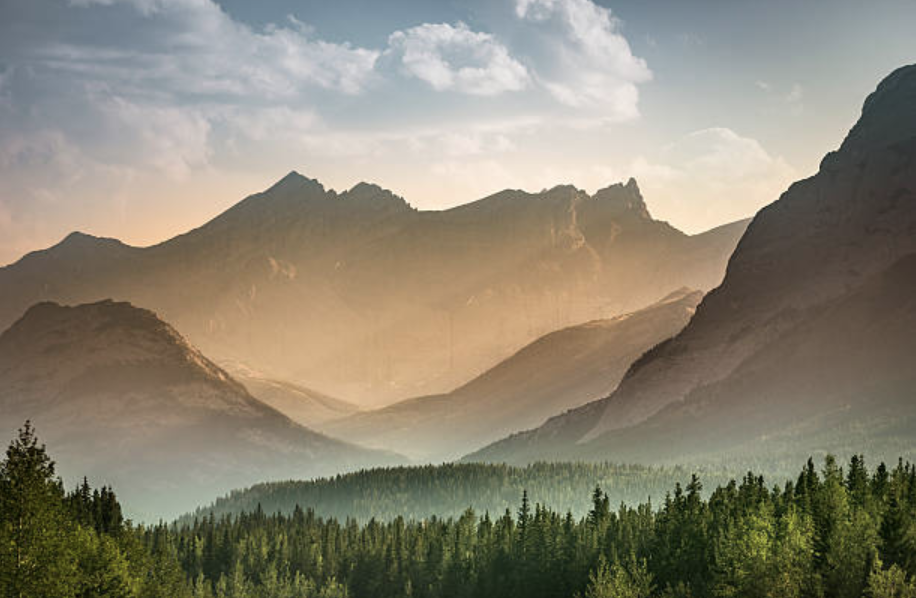
#> input picture Deteksi Kontur Original.png, 916 x 598 px
$ jupyter execute 'Program Python & Analisis.ipynb'
#> lines starting #> are read from the running program, lines starting #| are printed output that depends on the picture; after the words box and inside, x2 and y2 are one past the last pixel; in counts of white or black regions, pixels touching at a corner belong together
1. Ekstraksi Garis dengan Hough Transform

[cell 1]
import cv2
import numpy as np
import matplotlib.pyplot as plt
from google.colab import files

# Unggah gambar
uploaded = files.upload()
#> the answer given: Deteksi Kontur Original.png

# Periksa apakah file berhasil diunggah
if not uploaded:
    print("Error: Tidak ada file yang diunggah.")
else:
    # Ambil nama file pertama yang diunggah
    file_name = list(uploaded.keys())[0]

    # Baca gambar
    image = cv2.imread(file_name)
#> image is the input picture: shape (598, 916, 3); mean B, G, R 115.7, 132.4, 138.6

    if image is None:
        print("Error: Gambar tidak berhasil dimuat.")
    else:
        # Ubah gambar menjadi grayscale
        image_gray = cv2.cvtColor(image, cv2.COLOR_BGR2GRAY)

        # Deteksi tepi menggunakan Canny Edge Detection
        edges = cv2.Canny(image_gray, 50, 150, apertureSize=3)
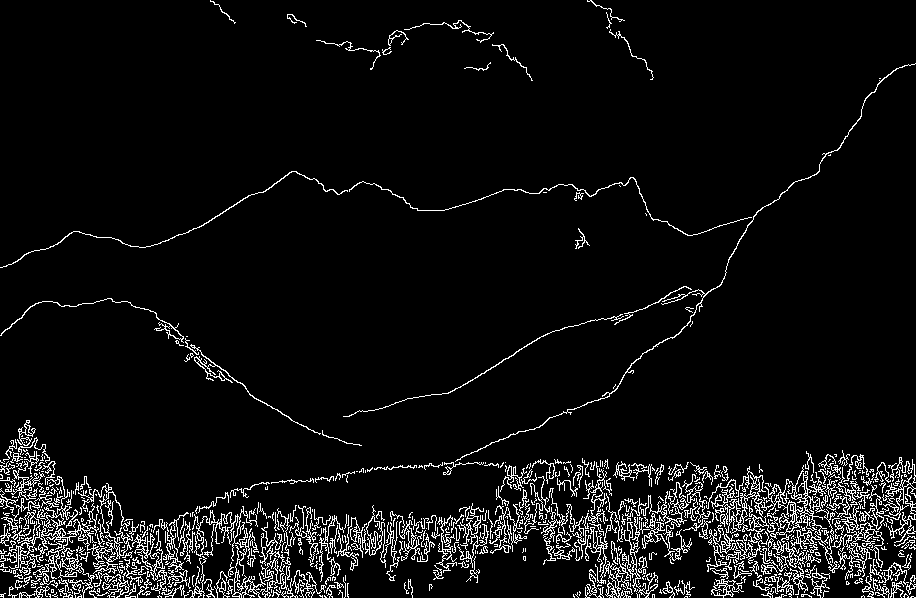
#> edges: shape (598, 916); 6.1% white in thin lines or dots

        # Penerapan Hough Transform untuk mendeteksi garis
        lines = cv2.HoughLines(edges, 1, np.pi / 180, 200)
#> lines = 167 rows, first 8: [569, 1.48], [537, 1.57], [548, 1.52], [550, 1.54], [573, 1.47], [558, 1.5], [557, 1.52], [571, 1.48]

        if lines is not None:
            # Gambar garis pada gambar asli
            for rho, theta in lines[:, 0]:
                a = np.cos(theta)
                b = np.sin(theta)
                x0 = a * rho
                y0 = b * rho
                x1 = int(x0 + 1000 * (-b))
                y1 = int(y0 + 1000 * (a))
                x2 = int(x0 - 1000 * (-b))
                y2 = int(y0 - 1000 * (a))
                cv2.line(image, (x1, y1), (x2, y2), (0, 0, 255), 2)
#> this loop made 167 passes
#> (rho, theta, a, b, x0, y0, x1, y1) on passes 1 to 3: (569, 1.48, 0.0872, 0.996, 49.59, 566.8, -946, 653), (537, 1.57, -4.37e-08, 1, -2.35e-05, 537, -1000, 536), (548, 1.52, 0.0523, 0.999, 28.68, 547.2, -969, 599)
#> image: shape (598, 916, 3); 17.87% of pixels changed, all inside (x1, y1, x2, y2) = (0, 425, 916, 598)

            # Tampilkan hasil
            plt.imshow(cv2.cvtColor(image, cv2.COLOR_BGR2RGB))
            plt.title('Hough Transform - Garis')
            plt.axis('off')
            plt.show()
        else:
            print("Tidak ada garis yang terdeteksi.")

**Analisis**:
Program ini mengunggah gambar, mengonversinya menjadi grayscale, dan mengurangi kebisingan menggunakan Gaussian Blur. Selanjutnya, deteksi tepi menggunakan metode Canny diterapkan untuk mendeteksi tepi-tepi pada gambar. Setelah itu, Transformasi Hough digunakan untuk mendeteksi garis berdasarkan tepi-tepi yang telah ditemukan. Jika garis-garis terdeteksi, gambar yang telah diproses dengan garis-garis tersebut akan ditampilkan, memungkinkan analisis lebih lanjut tentang struktur atau fitur dalam gambar.

2. Template Matching untuk Deteksi Objek

[cell 2]
import cv2 as cv
import numpy as np
from matplotlib import pyplot as plt
from google.colab import files

# Unggah gambar utama
print("Unggah gambar utama (misalnya, ronaldo.jpg):")
uploaded_main = files.upload()
#> the answer given: Deteksi Kontur hasil.png

# Periksa apakah file utama berhasil diunggah
if not uploaded_main:
    print("Error: Tidak ada file gambar utama yang diunggah.")
else:
    main_file_name = list(uploaded_main.keys())[0]
    img = cv.imread(main_file_name, cv.IMREAD_GRAYSCALE)
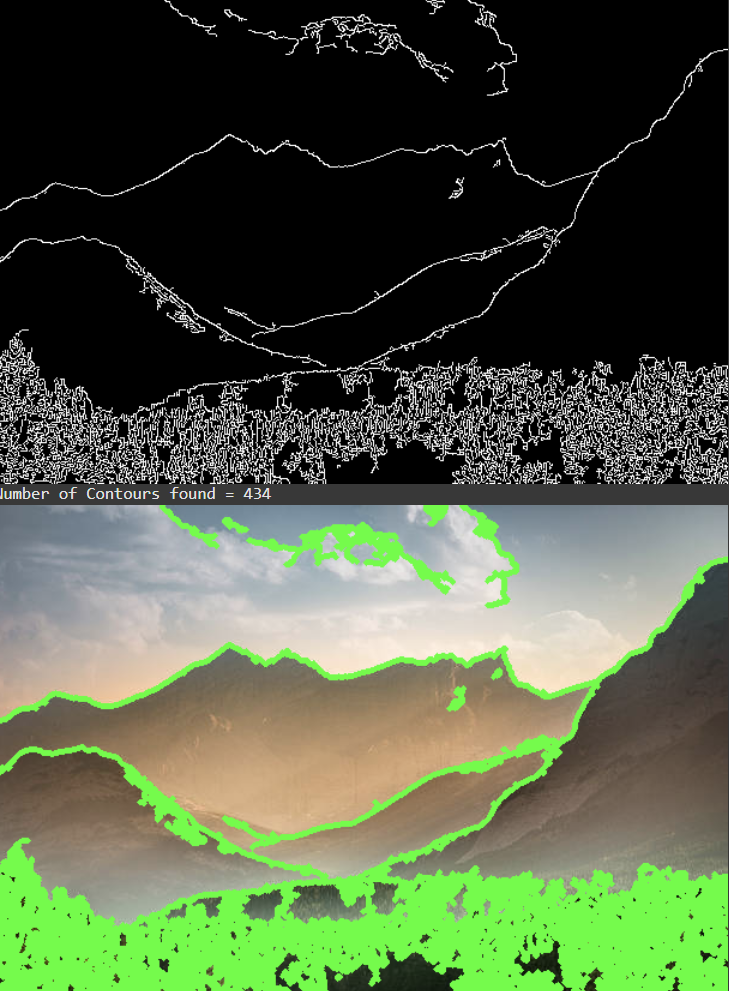
#> input picture Deteksi Kontur hasil.png, 729 x 991 px
#> img: shape (991, 729); min 0, max 255, mean 90.3
    assert img is not None, "Gambar utama tidak dapat dimuat."

    # Unggah template
    print("Unggah gambar template (misalnya, template.jpg):")
    uploaded_template = files.upload()
#> the answer given: Deteksi Kontur hasil.png

    if not uploaded_template:
        print("Error: Tidak ada file template yang diunggah.")
    else:
        template_file_name = list(uploaded_template.keys())[0]
        template = cv.imread(template_file_name, cv.IMREAD_GRAYSCALE)
        assert template is not None, "Gambar template tidak dapat dimuat."

        img2 = img.copy()
        w, h = template.shape[::-1]
#> w = 729; h = 991

        # Semua metode untuk perbandingan
        methods = ['TM_CCOEFF', 'TM_CCOEFF_NORMED', 'TM_CCORR',
                    'TM_CCORR_NORMED', 'TM_SQDIFF', 'TM_SQDIFF_NORMED']

        for meth in methods:
            img = img2.copy()
            method = getattr(cv, meth)

            # Terapkan pencocokan template
            res = cv.matchTemplate(img, template, method)
            min_val, max_val, min_loc, max_loc = cv.minMaxLoc(res)

            # Jika metode adalah TM_SQDIFF atau TM_SQDIFF_NORMED, ambil nilai minimum
            if method in [cv.TM_SQDIFF, cv.TM_SQDIFF_NORMED]:
                top_left = min_loc
            else:
                top_left = max_loc
            bottom_right = (top_left[0] + w, top_left[1] + h)

            cv.rectangle(img, top_left, bottom_right, 255, 2)

            plt.subplot(121), plt.imshow(res, cmap='gray')
            plt.title('Hasil Pencocokan'), plt.xticks([]), plt.yticks([])
            plt.subplot(122), plt.imshow(img, cmap='gray')
            plt.title('Titik Terdeteksi'), plt.xticks([]), plt.yticks([])
            plt.suptitle(meth)
            plt.show()
#> this loop made 6 passes
#> (res, min_val, max_val) on passes 2, 4, 5, 6: ([1], 1, 1), ([1], 1, 1), ([0], 0, 0), ([0], 0, 0)
#> max_val on passes 1, 3: 5.35e+09, 1.12e+10
#> pass 1, `plt.show()`:
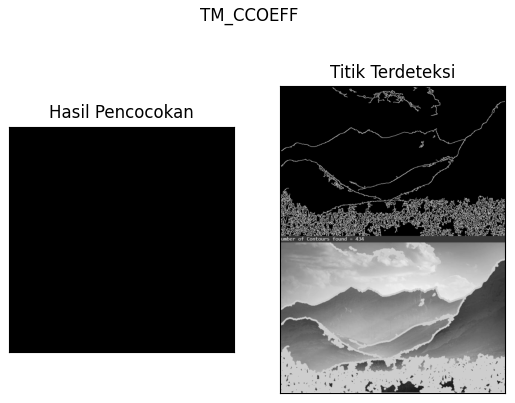
#> figure drawn by matplotlib, 2 panels

**Analisis:**
Program ini digunakan untuk mencocokkan gambar utama dengan template yang diunggah menggunakan metode pencocokan template. Gambar utama dan template dibaca dalam format grayscale untuk mempermudah proses perbandingan. Beberapa metode pencocokan seperti TM_CCOEFF, TM_CCORR, dan TM_SQDIFF digunakan untuk menghasilkan lokasi pencocokan terbaik dalam gambar utama. Setiap pencocokan divisualisasikan dengan menggambar persegi panjang di sekitar area yang terdeteksi dan menunjukkan hasil pencocokan pada dua subplot. Hasil ini berguna untuk mengetahui posisi template dalam gambar utama, baik berdasarkan nilai maksimum atau minimum dari metode yang digunakan.

3. Pembuatan Pyramid Gambar

[cell 3]
import cv2
import matplotlib.pyplot as plt
from google.colab import files

def main():
    print("""
    Image Pyramid Demo
    ------------------
    Please upload an image to visualize its pyramid.
    """)

    # Upload the image
    uploaded = files.upload()
#> the answer given: Deteksi Kontur hasil.png
    filename = list(uploaded.keys())[0]

    # Load the image
    img = cv2.imread(filename)
#> img is the input picture: shape (991, 729, 3); mean B, G, R 69, 95.3, 82.1

    if img is None:
        print("Error: Could not open the image. Please upload a valid image file.")
        return

    layer = img.copy()

    for i in range(4):
        plt.subplot(2, 2, i + 1)

        # Using pyrDown() function
        layer = cv2.pyrDown(layer)

        # Convert BGR to RGB for correct color display
        plt.imshow(cv2.cvtColor(layer, cv2.COLOR_BGR2RGB))
        plt.title(f"Layer {i+1}")
        plt.axis("off")

    plt.show()

if __name__ == "__main__":
    main()

**Analisis:**
Program ini mendemonstrasikan pembuatan pyramid gambar menggunakan OpenCV dan matplotlib. Setelah gambar diunggah melalui Google Colab, gambar tersebut dimuat dan kemudian diproses dengan metode pyrDown untuk menghasilkan lapisan pyramid sebanyak empat kali. Setiap lapisan memiliki resolusi lebih rendah dari lapisan sebelumnya, yang memungkinkan pengguna untuk melihat bagaimana gambar berubah dalam skala. Matplotlib digunakan untuk menampilkan setiap lapisan sebagai subplot, dengan konversi dari format BGR ke RGB untuk tampilan yang benar. Meskipun program ini sederhana dan mudah digunakan, ia hanya menunjukkan hingga empat lapisan pyramid, dan tidak melakukan pengecekan kesalahan untuk gambar yang tidak valid.

4. Deteksi Lingkaran menggunakan hough transform

[cell 4]
import sys
import cv2 as cv
import numpy as np
from google.colab import files
from google.colab.patches import cv2_imshow  # Import this for displaying images

def main():

    default_file = 'smarties.png'

    # Unggah file gambar ke Google Colab
    uploaded = files.upload()
#> the answer given: Deteksi Kontur hasil.png

    # Ambil nama file yang diunggah
    filename = list(uploaded.keys())[0] if len(uploaded) > 0 else default_file

    # Load image
    src = cv.imread(filename, cv.IMREAD_COLOR)

    # Check if image is loaded fine
    if src is None:
        print('Error opening image!')
        print('Usage: hough_circle.py [image_name -- default ' + default_file + '] \n')
        return -1

    # Convert image to grayscale
    gray = cv.cvtColor(src, cv.COLOR_BGR2GRAY)

    # Apply median blur
    gray = cv.medianBlur(gray, 5)
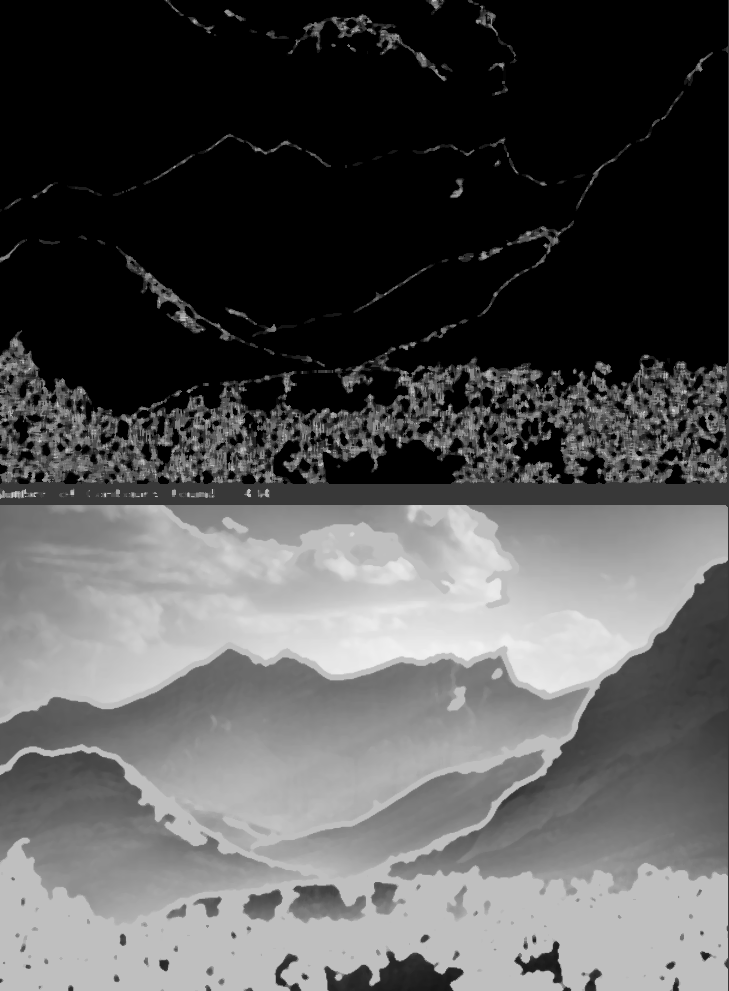
#> gray: shape (991, 729); min 0, max 241, mean 85.7

    # Get image dimensions
    rows = gray.shape[0]
#> rows = 991

    # Perform Hough Circle Transform
    circles = cv.HoughCircles(gray, cv.HOUGH_GRADIENT, 1, rows / 8,
                               param1=100, param2=30,
                               minRadius=1, maxRadius=30)
#> circles = [[296.5, 438.5, 29.4], [443.5, 395.5, 26.1], [649.5, 437.5, 21.7], [115.5, 447.5, 17.2]]

    # Check if circles are found
    if circles is not None:
        circles = np.uint16(np.around(circles))
#> circles = [[296, 438, 29], [444, 396, 26], [650, 438, 22], [116, 448, 17]]
        for i in circles[0, :]:
            center = (i[0], i[1])
            # Draw circle center
            cv.circle(src, center, 1, (0, 100, 100), 3)
            # Draw circle outline
            radius = i[2]
            cv.circle(src, center, radius, (255, 0, 255), 3)
#> this loop made 4 passes
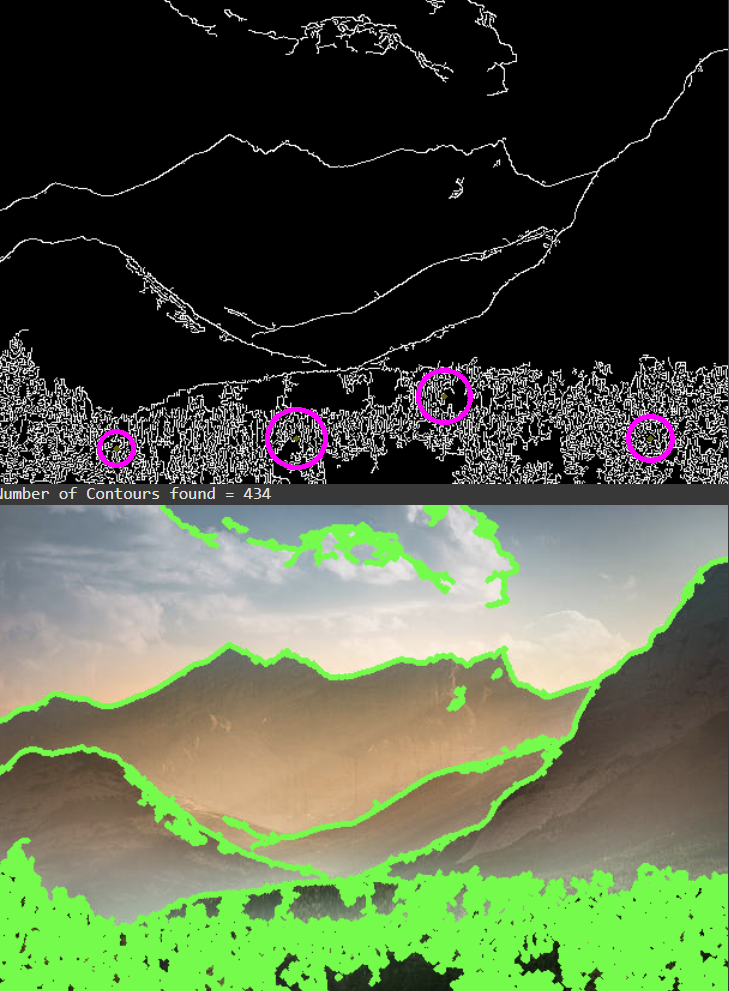
#> src: shape (991, 729, 3); 0.42% of pixels changed, all inside (x1, y1, x2, y2) = (97, 368, 675, 470)

    # Show the result using cv2_imshow()
    cv2_imshow(src)
    cv.waitKey(0)

if __name__ == "__main__":
    main()

**Analisis:**
Program ini digunakan untuk mendeteksi lingkaran dalam gambar menggunakan Transformasi Hough dengan OpenCV di Google Colab. Setelah gambar diunggah, program akan memuat gambar tersebut dan mengonversinya menjadi grayscale untuk mempermudah deteksi lingkaran. Proses median blur diterapkan untuk mengurangi noise pada gambar. Selanjutnya, cv.HoughCircles() digunakan untuk mendeteksi lingkaran dalam gambar, di mana parameter-parameter seperti param1, param2, dan rentang radius lingkaran ditentukan untuk hasil deteksi yang optimal. Jika lingkaran terdeteksi, program akan menampilkan gambar asli dengan lingkaran-lingkaran yang telah ditemukan, memberikan visualisasi hasil deteksi yang jelas.

5. Ekstraksi warna dominan pada gambar

[cell 5]
from sklearn.cluster import KMeans
import numpy as np
import matplotlib.pyplot as plt
from google.colab import files

# Fungsi untuk mengunggah dan memproses gambar
def main():
    # Unggah file gambar ke Google Colab
    uploaded = files.upload()
#> the answer given: Deteksi Kontur hasil.png

    # Ambil nama file yang diunggah
    filename = list(uploaded.keys())[0]

    # Import the matplotlib image reader
    import matplotlib.image as mpimg

    # Load the image using mpimg.imread()
    image = mpimg.imread(filename)
#> image: shape (991, 729, 4) float32

    # Tampilkan gambar asli
    plt.figure(figsize=(6, 6))
    plt.imshow(image)
    plt.title("Original Image")
    plt.axis('off')
    plt.show()

    # Get the dimensions (width, height, and depth) of the image
    w, h, d = tuple(image.shape)
#> w = 991; h = 729; d = 4

    # Reshape the image into a 2D array, where each row represents a pixel
    pixel = np.reshape(image, (w * h, d))

    # Set the desired number of colors for the image
    n_colors = 18

    # Create a KMeans model with the specified number of clusters and fit it to the pixels
    model = KMeans(n_clusters=n_colors, random_state=42).fit(pixel)

    # Get the cluster centers (representing colors) from the model
    colour_palette = np.uint8(model.cluster_centers_)
#> colour_palette = 18 rows, first 6: [0, 0, 0, 1], [0, 0, 0, 1], [0, 0, 0, 1], [0, 0, 0, 1], [0, 0, 0, 1], [0, 0, 0, 1]

    # Tampilkan palet warna sebagai gambar
    plt.figure(figsize=(6, 6))
    plt.imshow([colour_palette])
    plt.title(f"Color Palette with {n_colors} Colors")
    plt.axis('off')
    plt.show()

if __name__ == "__main__":
    main()

**Analisis:**
Program ini menggunakan algoritma K-Means dari scikit-learn untuk melakukan segmentasi warna pada gambar yang diunggah ke Google Colab. Setelah gambar dimuat, gambar asli ditampilkan untuk memberikan konteks visual. Gambar kemudian diubah menjadi array 2D yang mewakili piksel dalam format RGB. Selanjutnya, K-Means diterapkan untuk menentukan cluster warna dengan sejumlah cluster yang telah ditentukan, menghasilkan palet warna yang menunjukkan warna-warna dominan dalam gambar. Hasil akhirnya adalah visualisasi dari palet warna yang mewakili warna-warna utama yang ditemukan dalam gambar.

6. Deteksi Kontur pada Gambar

[cell 6]
import cv2
import numpy as np
from google.colab import files, patches

# Fungsi untuk mengunggah dan memproses gambar
def main():
    # Unggah file gambar ke Google Colab
    uploaded = files.upload()
#> the answer given: Deteksi Kontur hasil.png

    # Ambil nama file yang diunggah
    filename = list(uploaded.keys())[0]

    # Load the image using cv2.imread()
    image = cv2.imread(filename)

    # Tampilkan gambar yang diunggah
    patches.cv2_imshow(image)
    cv2.waitKey(0)

    # Grayscale
    gray = cv2.cvtColor(image, cv2.COLOR_BGR2GRAY)

    # Tampilkan gambar dalam skala abu-abu
    patches.cv2_imshow(gray)
    cv2.waitKey(0)

    # Find Canny edges
    edged = cv2.Canny(gray, 30, 200)
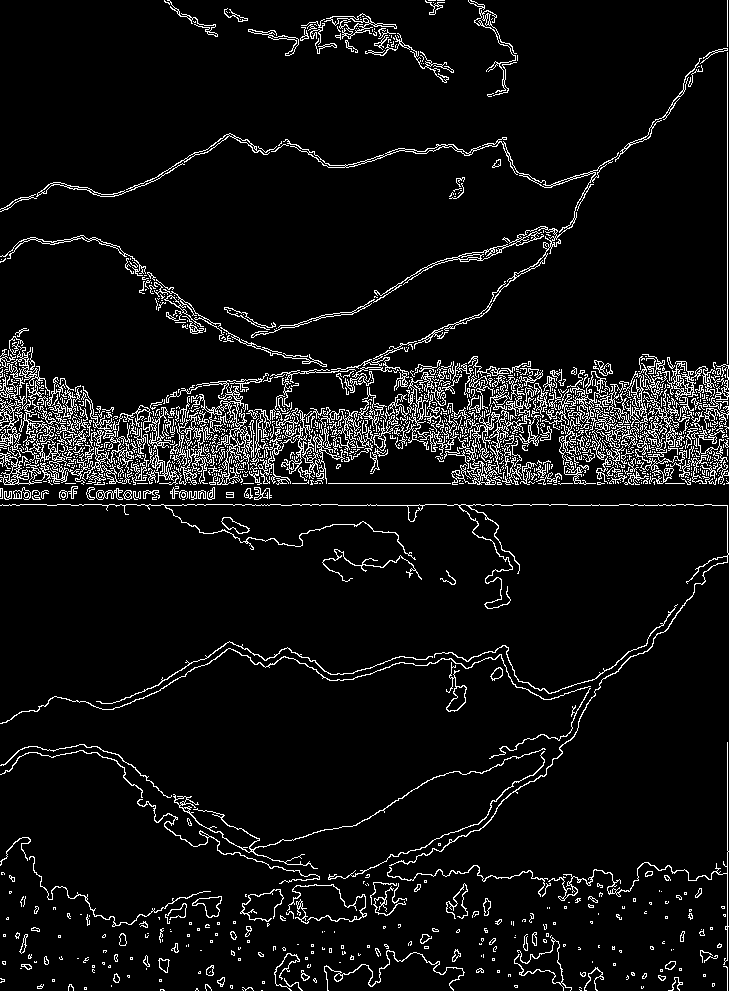
#> edged: shape (991, 729); 6.8% white in thin lines or dots

    # Tampilkan Canny edges
    patches.cv2_imshow(edged)
    cv2.waitKey(0)

    # Finding Contours
    contours, hierarchy = cv2.findContours(edged, cv2.RETR_EXTERNAL, cv2.CHAIN_APPROX_NONE)
#> contours = 1460 contours, 1294 with area under 20; largest, box (x1, y1, x2, y2) and area: (251, 137, 619, 349) 1852, (281, 410, 345, 484) 618, (82, 386, 179, 485) 608, (0, 504, 729, 866) 600, (191, 373, 269, 485) 588

    print("Number of Contours found = " + str(len(contours)))
#| Number of Contours found = 1460

    # Draw all contours on the original image
    cv2.drawContours(image, contours, -1, (0, 255, 0), 3)
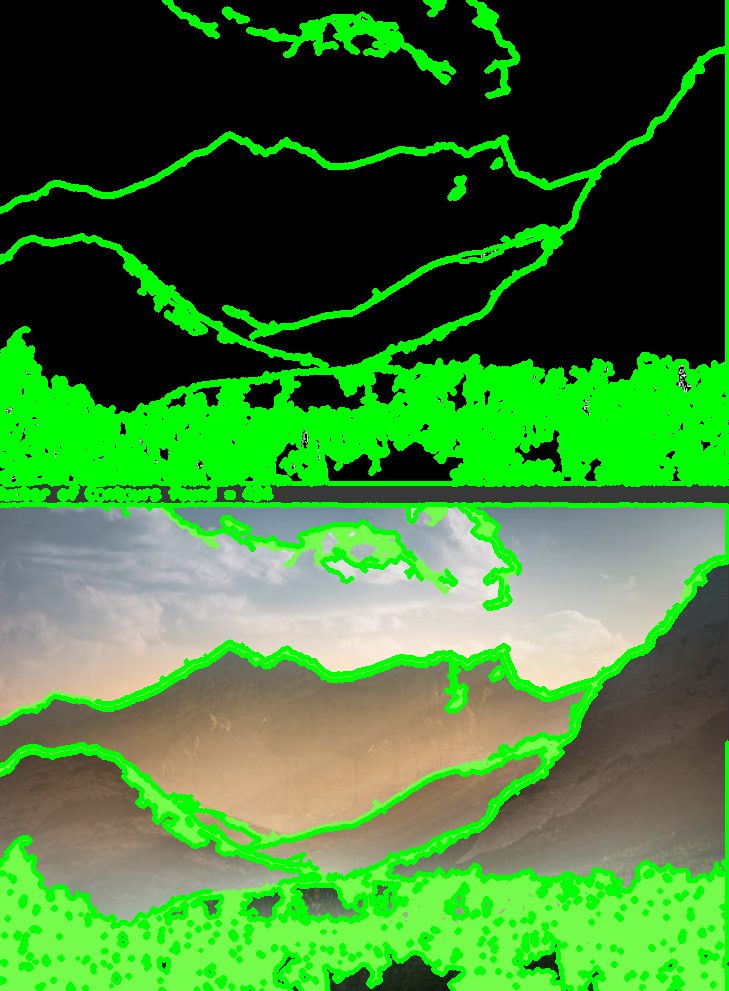
#> image: shape (991, 729, 3); mean B, G, R 51.4, 124.9, 62.4

    # Tampilkan gambar dengan kontur yang digambar
    patches.cv2_imshow(image)
    cv2.waitKey(0)
    cv2.destroyAllWindows()

if __name__ == "__main__":
    main()
